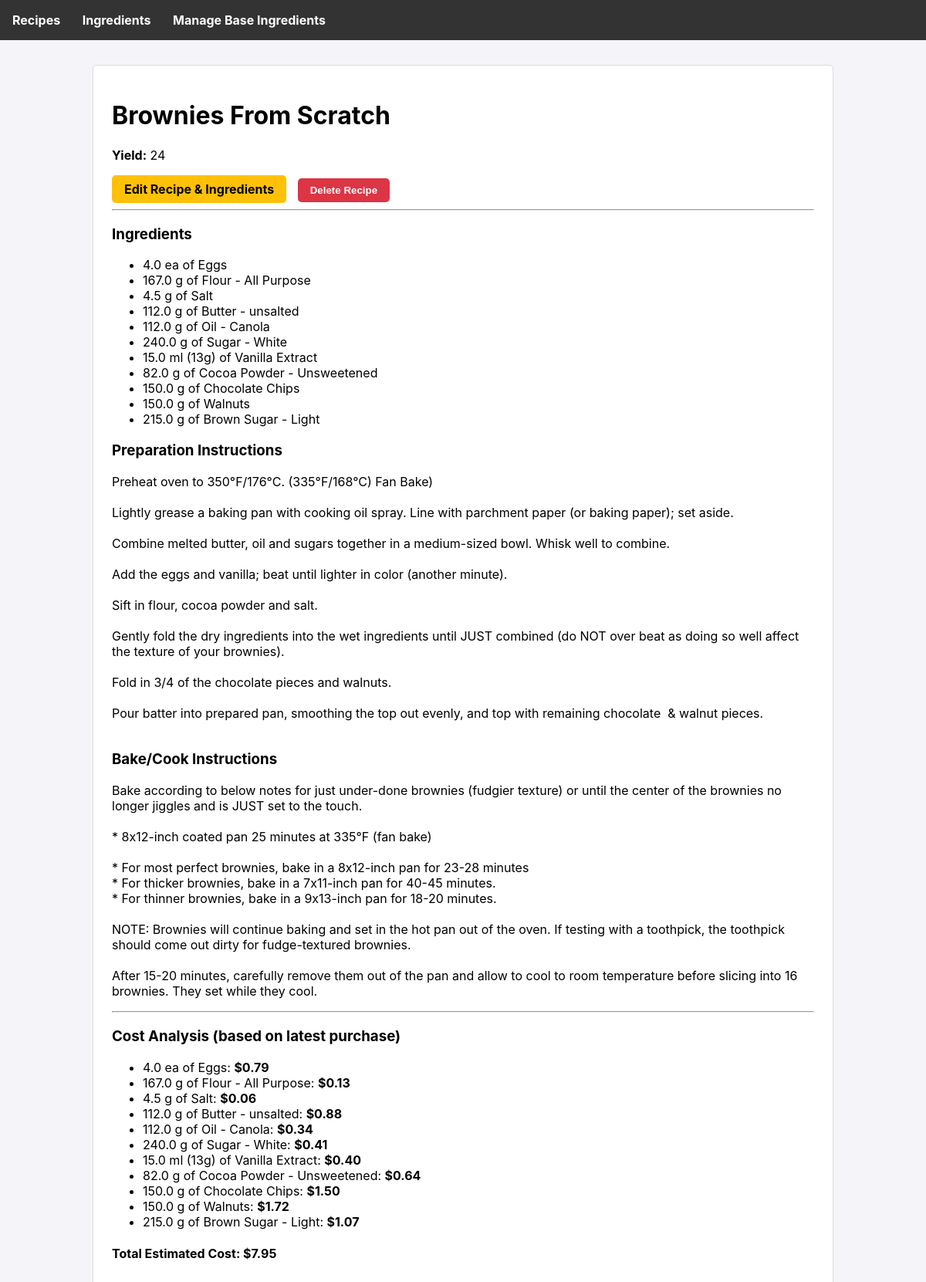
The page /recipe/2 on the database as committed earlier.
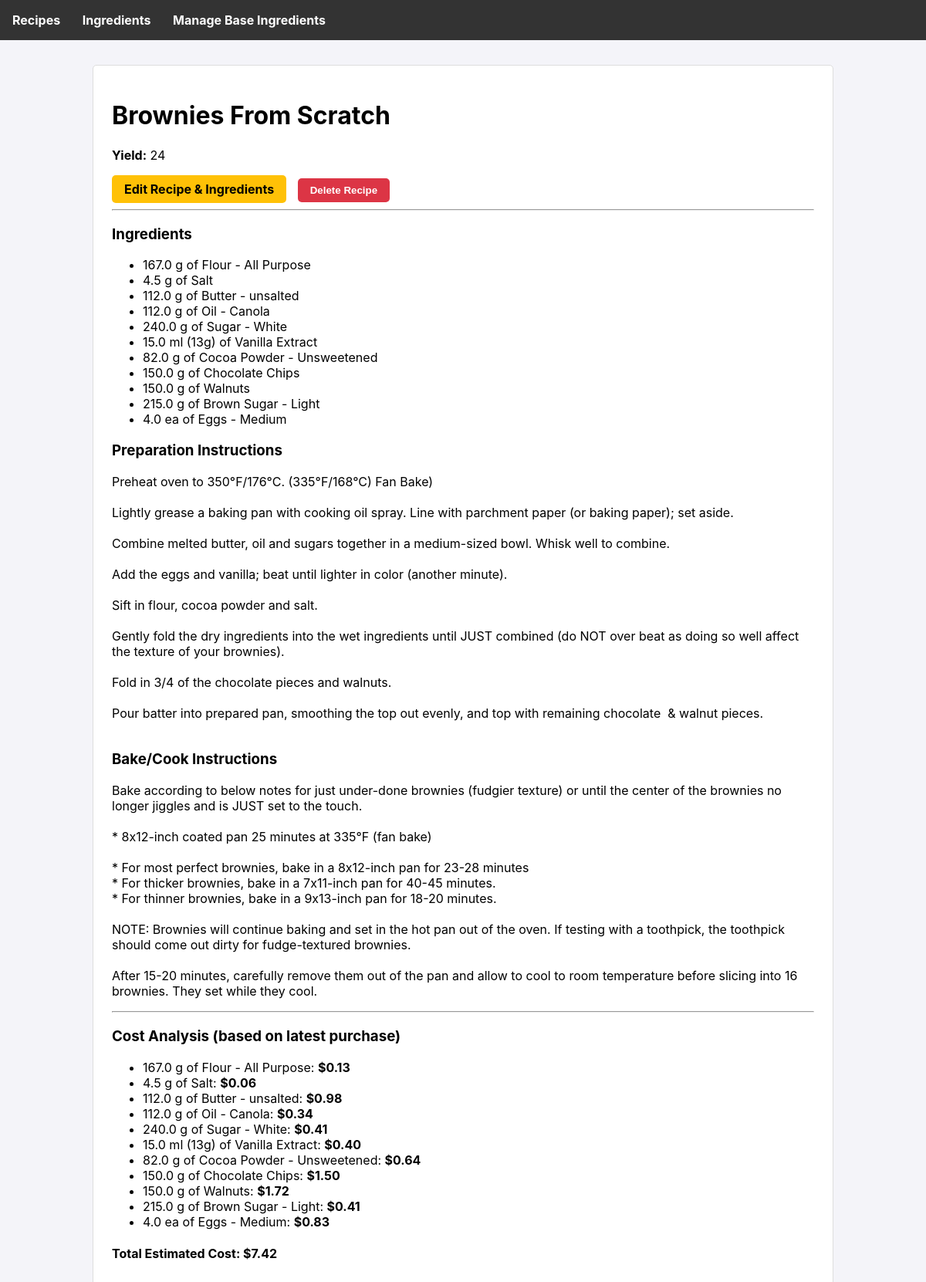
The same page on the database as committed later.
### tables this page shows
CREATE TABLE recipe_ingredients (
        recipe_id INTEGER NOT NULL,
        ingredient_id INTEGER NOT NULL,
        amount_needed REAL NOT NULL,
        unit_needed TEXT NOT NULL,
        PRIMARY KEY (recipe_id, ingredient_id),
        FOREIGN KEY (recipe_id) REFERENCES recipes (id),
        FOREIGN KEY (ingredient_id) REFERENCES ingredients (id)
    );

CREATE TABLE ingredients (
        id INTEGER PRIMARY KEY AUTOINCREMENT,
        name TEXT UNIQUE NOT NULL
    , density_g_ml REAL);

### app.py (the view)
@app.route('/recipe/<int:recipe_id>')
def recipe_detail(recipe_id):
    db = get_db()
    recipe = db.execute('SELECT * FROM recipes WHERE id = ?', (recipe_id,)).fetchone()
    ingredients_raw = db.execute('''
        SELECT i.name, i.density_g_ml, ri.amount_needed, ri.unit_needed
        FROM recipe_ingredients ri
        JOIN ingredients i ON ri.ingredient_id = i.id
        WHERE ri.recipe_id = ?
    ''', (recipe_id,)).fetchall()
    ingredients_processed = []
    for item in ingredients_raw:
        item_dict = dict(item) # Convert Row object to a mutable dict
        unit = item_dict['unit_needed']
        amount = item_dict['amount_needed']
        density = item_dict['density_g_ml']
        dimension = UNIT_DIMENSIONS.get(unit)
        grams = None # Default to no gram display
        if dimension == 'weight' and unit != 'g':
            grams = amount * CONVERSIONS_TO_BASE.get(unit, 0)
        elif dimension == 'volume' and density:
            base_ml = amount * CONVERSIONS_TO_BASE.get(unit, 0)
            grams = base_ml * density
        if grams is not None:
            item_dict['display_grams'] = f"({round(grams)}g)"
        else:
            item_dict['display_grams'] = "" # Keep it empty if no conversion
        ingredients_processed.append(item_dict)
    cost_info = calculate_recipe_cost(recipe_id)
    return render_template('recipe_detail.html',
                           recipe=recipe,
                           ingredients=ingredients_processed,
                           cost_info=cost_info)

### app.py (called while the page is built)
def get_db():
    if 'db' not in g:
        g.db = sqlite3.connect(DATABASE)
        g.db.row_factory = sqlite3.Row
    return g.db

### templates/recipe_detail.html
{% extends 'base.html' %}
{% block content %}
    <div class="card">
        <h1>{{ recipe.name }}</h1>
        <p><strong>Yield:</strong> {{ recipe.yield }}</p>
        <div>
            <a href="{{ url_for('edit_recipe', recipe_id=recipe.id) }}" class="button button-yellow">Edit Recipe & Ingredients</a>
            <form action="{{ url_for('delete_recipe', recipe_id=recipe.id) }}" method="post" style="display: inline; margin-left: 10px;">
                <button type="submit" class="button button-red" onclick="return confirm('Are you sure you want to permanently delete this recipe?');">Delete Recipe</button>
            </form>
        </div>
        <hr>
        <h3>Ingredients</h3>
        <ul>
            {% for ingredient in ingredients %}
            <li>{{ ingredient.amount_needed }} {{ ingredient.unit_needed }} {{ ingredient.display_grams }} of {{ ingredient.name }}</li>
            {% endfor %}
        </ul>
        <h3>Preparation Instructions</h3>
        <p style="white-space: pre-wrap;">{{ recipe.preparation_instructions }}</p>
        <h3>Bake/Cook Instructions</h3>
        <p style="white-space: pre-wrap;">{{ recipe.bake_instructions }}</p>
        <hr>
        <h3>Cost Analysis (based on latest purchase)</h3>
        <ul>
            {% for item in cost_info.breakdown %}
            <li>{{ item.name }}: <strong>${{ item.cost }}</strong> {% if item.note %}(<span style="color: #dc3545;">{{item.note}}</span>){% endif %}</li>
            {% endfor %}
        </ul>
        <h4><strong>Total Estimated Cost: ${{ '%.2f'|format(cost_info.total) }}</strong></h4>
    </div>
{% endblock %}

Rows that differ between the two databases and show on the page:
changed recipe_ingredients "ea": name "Eggs" → "Eggs - Medium"; moves down the list
Other text that changed with them:
{{ '%.2f'|format(cost_info.total) }}: "7.95" → "7.42"
new list line: "112.0 g of Butter - unsalted : $ 0.98"
new list line: "215.0 g of Brown Sugar - Light : $ 0.41"
new list line: "4.0 ea of Eggs - Medium : $ 0.83"
list line gone: "4.0 ea of Eggs : $ 0.79"
list line gone: "112.0 g of Butter - unsalted : $ 0.88"
list line gone: "215.0 g of Brown Sugar - Light : $ 1.07"
